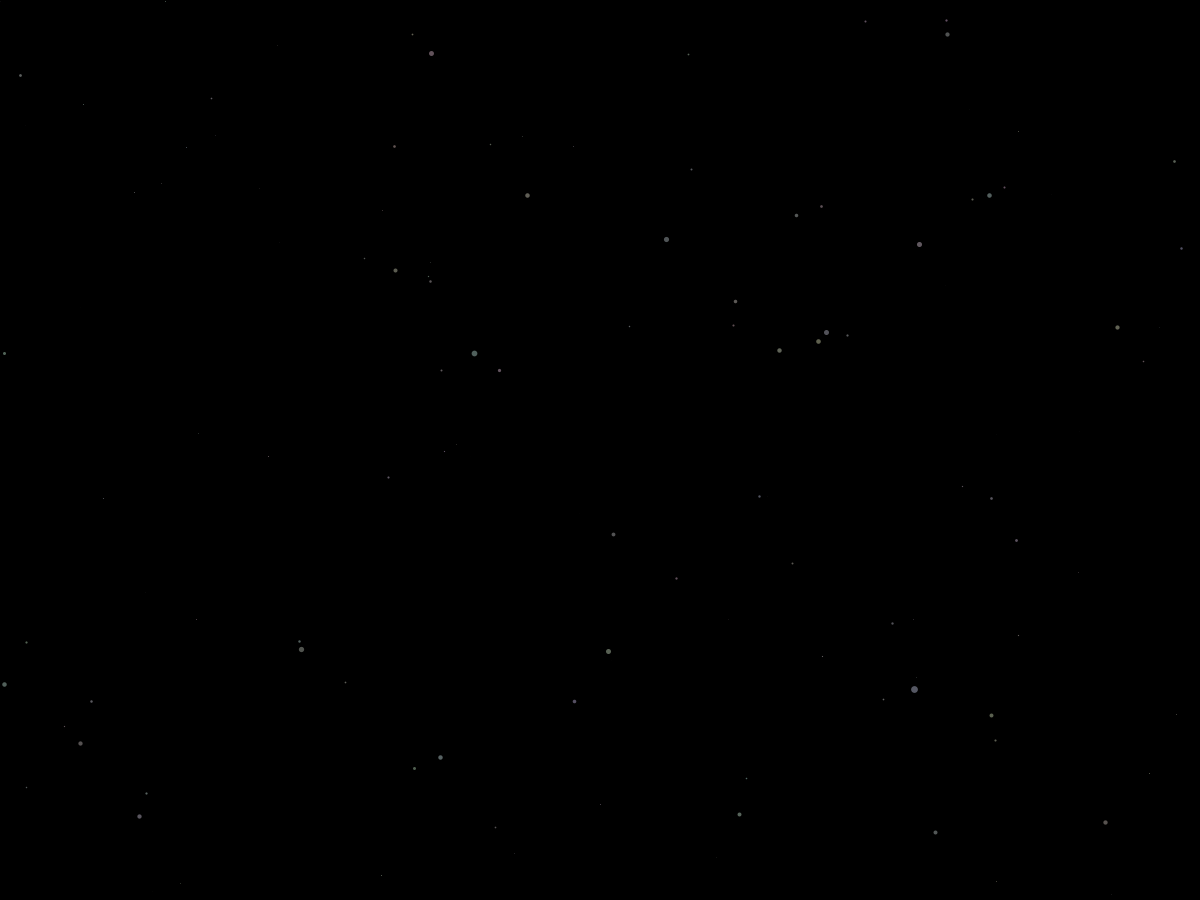
Frame 1 (no input)
Frame 60 (the mouse pressed at the canvas centre just before this capture): identical to frame 1, image omitted
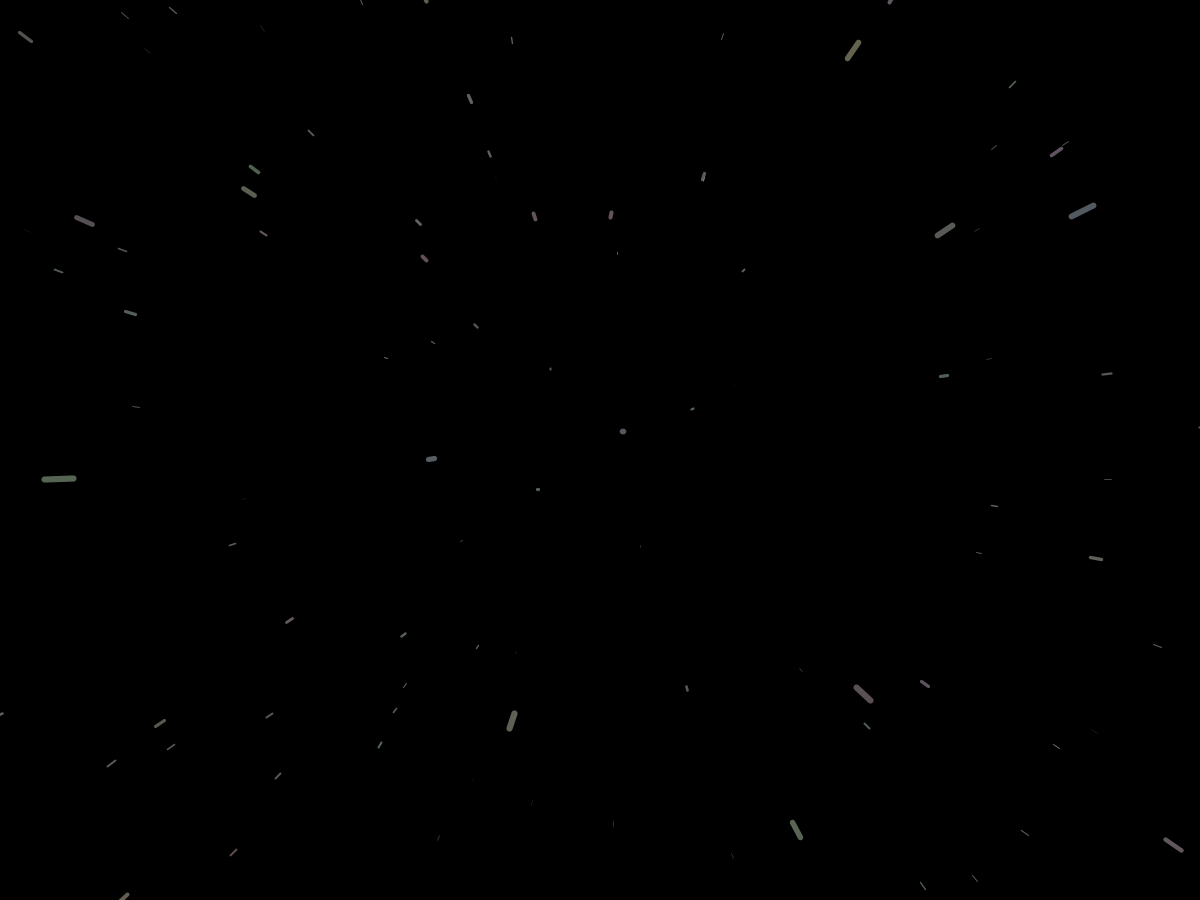
Frame 120 (the mouse held since frame 60 and released just before this capture)

The Processing sketch that drew these frames (run headless with seeded random() and noise(); from frame 60 on, the mouse is pressed at the canvas centre):

// Processing sketch: starfield
// ── starfield.pde
Star[] stars = new Star[1000];

float speed;

void setup() {
  size(1200, 900);  
  for (int i = 0; i < stars.length; i++) {
    stars[i] = new Star();
  }
}

void draw() {
  speed = map(mouseY, 0, height, 0, 30);
  background(0);
  translate(width / 2, height / 2);
  for (int i = 0; i < stars.length; i++) {
    stars[i].update();
    stars[i].show();
  }
}
// ── Star.pde
class Star {
  float x, y, z;
  
  float pz;
  
  PVector c;
  
  Star() {
    this.x = random(-width, width);
    this.y = random(-height, height);
    this.z = random(0, width);
    
    this.pz = z;
    
    this.c = new PVector(random(200, 255), random(200, 255), random(200, 255));
  }
  
  void update() {
    z -= speed;
    
    if (z < 1) {
      z = width;
      x = random(-width, width);
      y = random(-height, height);
      
      this.pz = z;
    }
  }
  
  void show() {
    fill(255);
    noStroke();
    
    float sx = map(x / z, 0, 1, 0, width);
    float sy = map(y / z, 0, 1, 0, height);
    float r = map(z, 0, width, 8, 0);
    
    float px = map(x / pz, 0, 1, 0, width);
    float py = map(y / pz, 0, 1, 0, height);
    
    if (px != 0 && py != 0) {
      stroke(c.x, c.y, c.z, 100);
      strokeWeight(r);
      line(px, py, sx, sy);
    }
    
    pz = z;
  }
}
